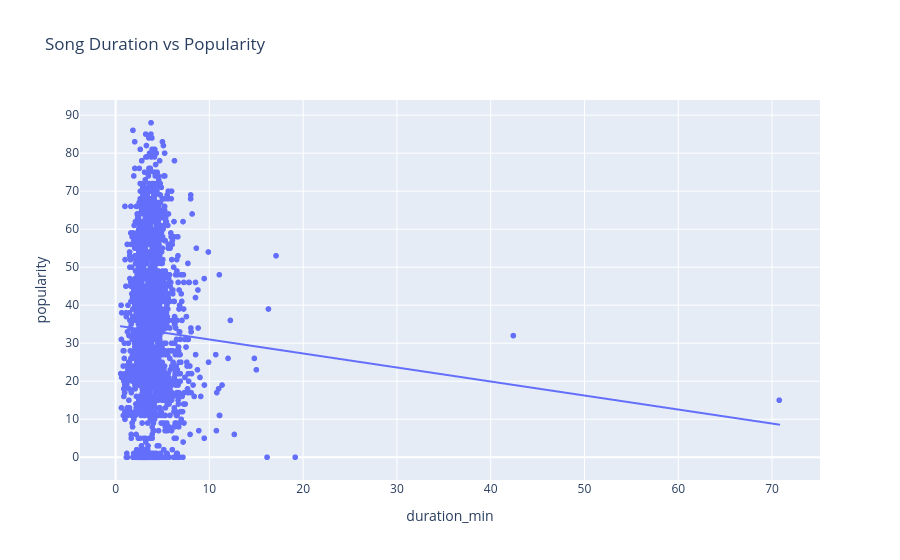

The notebook cell this image was saved under:
### Code cell
fig = px.scatter(
    df.sample(2000),
    x="duration_min",
    y="popularity",
    title="Song Duration vs Popularity",
    hover_name="track_name",
    trendline="ols"
)
fig.show()

### Figure 1 — Plotly figure (JSON) as saved in the notebook; plotly's stock layout.template omitted (floating-point values rounded to 4 significant figures; data arrays with more than 128 entries replaced by an {"elided": "..."} marker saying what was removed)
{"data": [{"hovertemplate": "<b>%{hovertext}</b><br><br>duration_min=%{x}<br>popularity=%{y}<extra></extra>", "hovertext": {"elided": "2000 str values"}, "legendgroup": "", "marker": {"color": "#636efa", "symbol": "circle"}, "mode": "markers", "name": "", "showlegend": false, "type": "scattergl", "x": {"elided": "2000 float values"}, "xaxis": "x", "y": {"elided": "2000 int values"}, "yaxis": "y"}, {"hovertemplate": "<b>OLS trendline</b><br>popularity = -0.368549 * duration_min + 34.6683<br>R<sup>2</sup>=0.001862<br><br>duration_min=%{x}<br>popularity=%{y} <b>(trend)</b><extra></extra>", "legendgroup": "", "marker": {"color": "#636efa", "symbol": "circle"}, "mode": "lines", "name": "", "showlegend": false, "type": "scattergl", "x": {"elided": "2000 float values"}, "xaxis": "x", "y": {"elided": "2000 float values"}, "yaxis": "y"}], "layout": {"legend": {"tracegroupgap": 0}, "title": {"text": "Song Duration vs Popularity"}, "xaxis": {"anchor": "y", "domain": [0, 1], "title": {"text": "duration_min"}}, "yaxis": {"anchor": "x", "domain": [0, 1], "title": {"text": "popularity"}}}}
